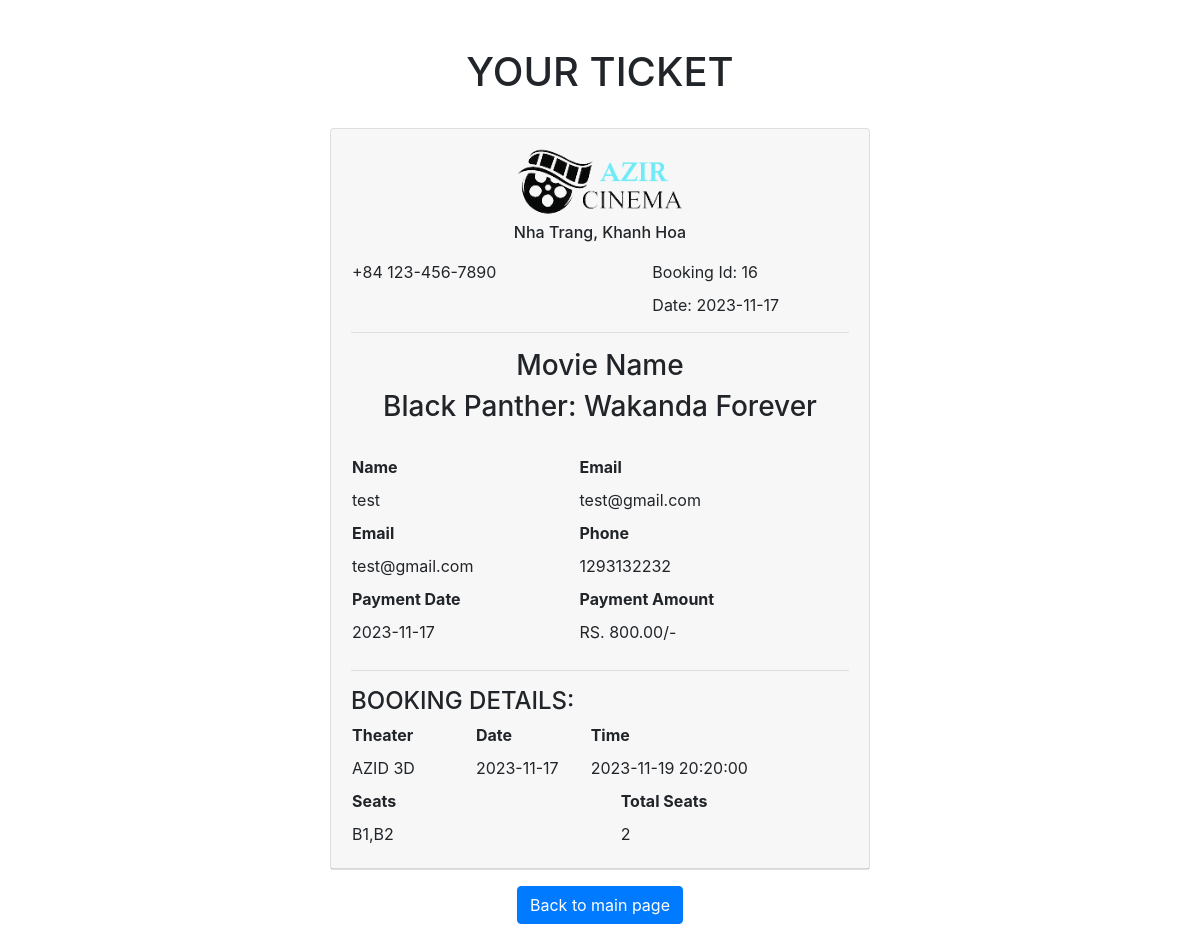
The app's page /ticket_show.php?bookingId=16 (signed in) with its own data.
### tables this page shows
CREATE TABLE `booking` (
  `id` int(11) NOT NULL,
  `user_id` int(11) NOT NULL DEFAULT 0,
  `seats` varchar(50) NOT NULL,
  `total_seats` int(11) NOT NULL,
  `booking_date` date NOT NULL,
  `showtime_id` int(11) NOT NULL,
  `total_price` decimal(10,2) NOT NULL
);

CREATE TABLE `movies` (
  `id` int(11) NOT NULL,
  `title` varchar(100) NOT NULL DEFAULT '0',
  `director` varchar(100) NOT NULL DEFAULT '0',
  `release_date` date NOT NULL,
  `genre_id` int(11) NOT NULL DEFAULT 0,
  `language` varchar(100) NOT NULL DEFAULT '0',
  `trailer_link` varchar(255) NOT NULL DEFAULT '0',
  `description` varchar(300) NOT NULL DEFAULT '0',
  `image` varchar(100) NOT NULL DEFAULT '0',
  `status` int(11) NOT NULL DEFAULT 0,
  `running` int(11) NOT NULL
);

CREATE TABLE `users` (
  `id` int(11) NOT NULL,
  `username` varchar(30) NOT NULL,
  `name` varchar(50) NOT NULL,
  `email` varchar(50) NOT NULL,
  `password` varchar(255) NOT NULL,
  `phone` varchar(15) NOT NULL,
  `birthday` varchar(50) NOT NULL,
  `image` varchar(100) NOT NULL,
  `gender` bit(1) NOT NULL
);

CREATE TABLE `theaters` (
  `id` tinyint(4) NOT NULL,
  `theater_name` varchar(50) DEFAULT NULL,
  `theater_address` varchar(100) DEFAULT NULL,
  `theater_phone` varchar(15) DEFAULT NULL
);

CREATE TABLE `showtimes` (
  `id` int(11) NOT NULL,
  `movie_id` int(11) NOT NULL,
  `theater_id` tinyint(4) NOT NULL,
  `screen_id` tinyint(4) NOT NULL,
  `showtime` datetime NOT NULL,
  `price` decimal(10,2) NOT NULL
);

### ticket_show.php (the view, shortened to what this page needs)
<html>
<head>
    <link href='https://maxcdn.bootstrapcdn.com/bootstrap/4.0.0/css/bootstrap.min.css' rel='stylesheet'>
</head>
<body>
<div class="container py-5">
    <div class="row mb-4">
        <div class="col-lg-8 mx-auto text-center">
            <h1 class="display-6 text-capitalize">YOUR TICKET</h1>
        </div>
    </div>
    <div class="row">
        <div class="col-lg-6 mx-auto">
            <div class="card ">
                <div class="card-header">
                    <center><img src="assets/images/logo.png" width="40%">
                        <h6> Nha Trang, Khanh Hoa</h6></center>
                    <?php
                    require_once("config/db_connect.php");
                    $userid = $_SESSION['user_id'];
                    $bookingid = 'test';
                    if (!isset($_GET['bookingId'])) {
                        if(isset($_SESSION['booking_id'])) {
                            $bookingid = $_SESSION['booking_id'];
                        }
                    } else {
                        $bookingid = $_GET['bookingId'];
                    }
                    $query = "SELECT
                        	showtimes.id,
                            showtimes.showtime,
                            booking.booking_date,
                            booking.seats,
                            booking.id,
                            booking.total_seats,
                            users.`name`,
                            users.`email`,
                            users.`phone`,
                            booking.id,
                            showtimes.id AS showtime_id,
                            movies.title,
                            theaters.theater_name,
                            booking.total_price,
                            screens.screen_name
                    FROM
                        booking
                        INNER JOIN users ON booking.user_id = users.id
                        INNER JOIN showtimes ON booking.showtime_id = showtimes.id
                        INNER JOIN movies ON showtimes.movie_id = movies.id
                        INNER JOIN theaters ON showtimes.theater_id = theaters.id
                        INNER JOIN screens ON showtimes.screen_id = screens.id
                        WHERE users.id = $userid AND booking.id = $bookingid";
                    try {
                    $result = mysqli_query($conn, $query);
                    if (mysqli_num_rows($result) > 0) {
                    $row = mysqli_fetch_array($result);
                    ?>
                    <table>
                        <tr>
                            <td>+84 123-456-7890</td>
                            <td style="padding: 12px 2px 12px 155px;">Booking
                                Id: <?php echo $row['id']; ?></td>
                        </tr>
                        <tr>
                            <td></td>
                            <td style="padding: 1px 2px 1px 155px;">Date: <?php echo $row['booking_date']; ?></td>
                        </tr>
                    </table>
                    <hr>
                    <center><h3>Movie Name</h3><h3><?php echo $row['title']; ?></h3><br></center>
                    <table>
                        <tr>
                            <th>Name</th>
                            <th style="padding: 1px 105px;">Email</th>
                        </tr>
                        <tr>
                            <td><?php echo $row['name']; ?></td>
                            <td style="padding: 12px 105px;"><?php echo $row['email']; ?></td>
                        </tr>
                        <tr>
                            <th>Email</th>
                            <th style="padding: 1px 105px;">Phone</th>
                        </tr>
                        <tr>
                            <td><?php echo $row['email']; ?></td>
                            <td style="padding: 12px 105px;"><?php echo $row['phone']; ?></td>
                        </tr>
                        <tr>
                            <th>Payment Date</th>
                            <th style="padding: 1px 105px;">Payment Amount</th>
                        </tr>
                        <tr>
                            <td><?php echo $row['booking_date']; ?></td>
                            <td style="padding: 12px 105px;">RS. <?php echo $row['total_price']; ?>/-</td>
                        </tr>
                    </table>
                    <hr>
                    <h4>BOOKING DETAILS:</h4>
                    <table>
                        <tr>
                            <th>Theater</th>
                            <th style="padding: 0px 2px 0px 60px">Date</th>
                            <th style="padding-left: 30px;">Time</th>
                        </tr>
                        <tr>
                            <td><?php echo $row['theater_name']; ?></td>
                            <td style="padding: 12px 2px 12px 60px"><?php echo $row['booking_date']; ?> </td>
                            <td style="padding-left: 30px;"> <?php echo $row['showtime']; ?></td>
                        </tr>
                        <tr>
                            <th colspan="2">Seats</th>
                            <th style="padding: 0px 2px 0px 60px;">Total Seats</th>
                        </tr>
                        <tr>
                            <td colspan="2" style="padding-right: 150px;"><?php echo $row['seats']; ?></td>
                            <td style="padding: 12px 2px 12px 60px"><?php echo $row['total_seats']; ?></td>
                        </tr>
                    </table>
                    <?php }
                    } catch (Exception $e) {
                         ?>
                        <h3 class="text-center text-danger">Cannot Get Ticket!</h3>
                        <?php
                    }
                    ?>
                </div>
            </div>
        </div>
    </div>
    <div class="row d-flex justify-content-center mt-3">
        <a href="index.php" class="btn btn-primary">Back to main page</a>
    </div>
</div>
</body>
</html>

### records on screen
booking: id "16", booking_date "2023-11-17", movies.title "Black Panther: Wakanda Forever", user.name "test", user.email "test@gmail.com", user.phone "1293132232", total_price "800.00", theaters.theater_name "AZID 3D", showtime.showtime "2023-11-19 20:20:00", seats "B1,B2", total_seats "2"
